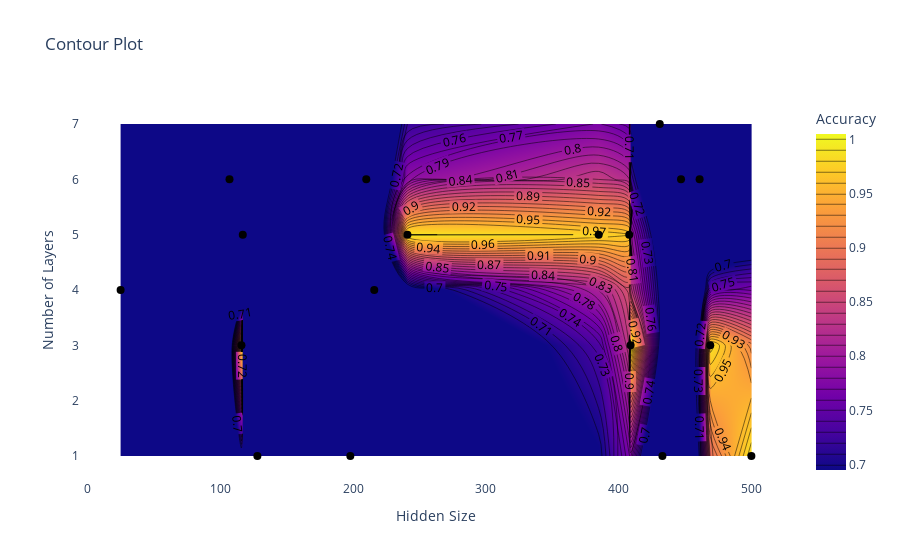

Source (notebook cell):
### Code cell
hyperband = analysis.results_df
plot_contour(hyperband, "config/hidden_size", "config/num_layers", "accuracy", start=0.7)

### Figure 1 — Plotly figure (JSON) as saved in the notebook; plotly's stock layout.template omitted (floating-point values rounded to 4 significant figures)
{"data": [{"colorbar": {"title": {"text": "Accuracy"}}, "colorscale": [[0, "#0d0887"], [0.1111, "#46039f"], [0.2222, "#7201a8"], [0.3333, "#9c179e"], [0.4444, "#bd3786"], [0.5556, "#d8576b"], [0.6667, "#ed7953"], [0.7778, "#fb9f3a"], [0.8889, "#fdca26"], [1, "#f0f921"]], "contours": {"coloring": "heatmap", "end": 1, "showlabels": true, "size": 0.01, "start": 0.7}, "type": "contour", "x": [385, 431, 469, 408, 241, 107, 216, 433, 128, 447, 210, 409, 116, 461, 25, 500, 198, 117], "y": [5, 7, 3, 5, 5, 6, 4, 1, 1, 6, 6, 3, 3, 6, 4, 1, 1, 5], "z": [0.9781, 0.5359, 0.9859, 0.9703, 0.9922, 0.4422, 0.2641, 0.2062, 0.1016, 0.2734, 0.4344, 0.9953, 0.9875, 0.3703, 0.175, 0.9891, 0.1656, 0.2094]}, {"customdata": [0.9781, 0.5359, 0.9859, 0.9703, 0.9922, 0.4422, 0.2641, 0.2062, 0.1016, 0.2734, 0.4344, 0.9953, 0.9875, 0.3703, 0.175, 0.9891, 0.1656, 0.2094], "hovertemplate": "Hidden Size: %{x}<br>Number of Layers: %{y}<br>Accuracy: %{customdata:.4f}<extra></extra>", "marker": {"color": "black", "size": 8, "symbol": "circle"}, "mode": "markers", "name": "Data Points", "type": "scatter", "x": [385, 431, 469, 408, 241, 107, 216, 433, 128, 447, 210, 409, 116, 461, 25, 500, 198, 117], "y": [5, 7, 3, 5, 5, 6, 4, 1, 1, 6, 6, 3, 3, 6, 4, 1, 1, 5]}], "layout": {"paper_bgcolor": "white", "plot_bgcolor": "white", "title": {"text": "Contour Plot"}, "xaxis": {"showgrid": false, "title": {"text": "Hidden Size"}}, "yaxis": {"showgrid": false, "title": {"text": "Number of Layers"}}}}
